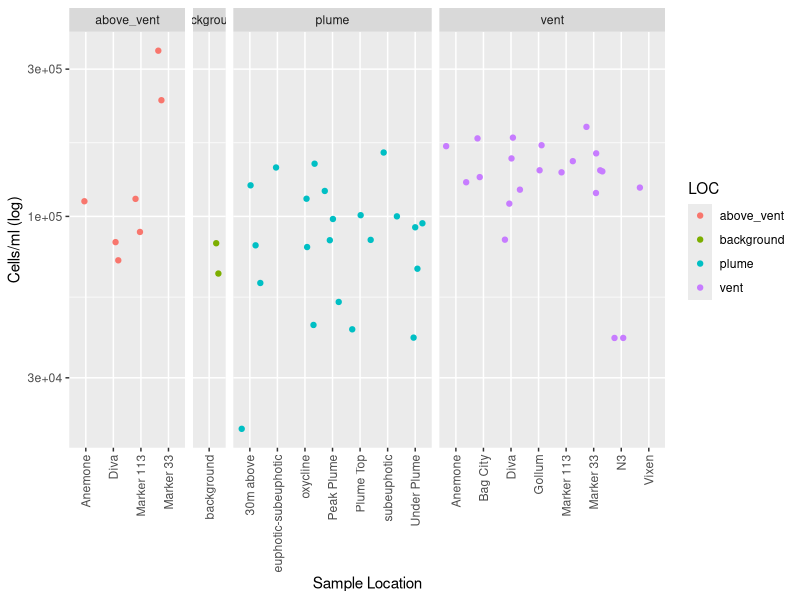
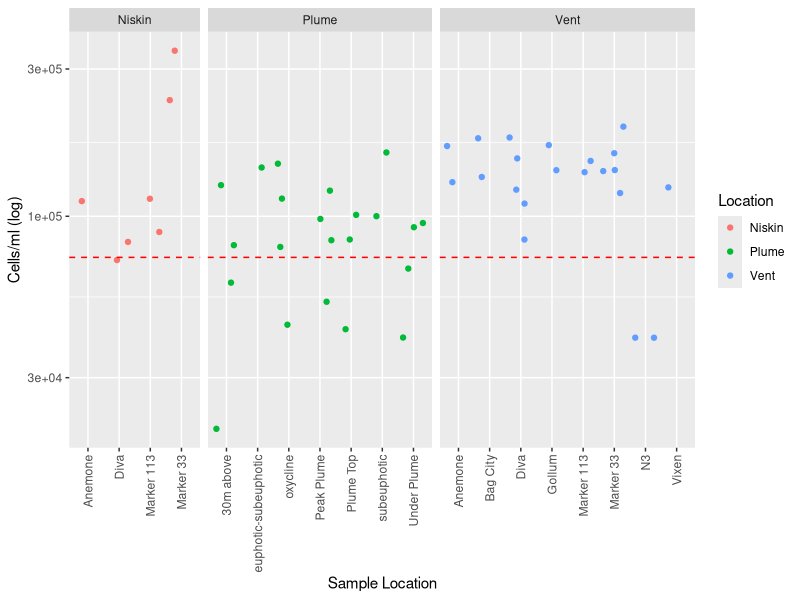

These charts were generated, in order, by the following R code: (Note: this script raises an error after producing the figures.)
## ---- chunk 1
library(tidyverse)
library(readr)
Axialcellcounts <- read_csv("input-data/Axialcellcounts.csv")
View(Axialcellcounts)

is.na(Axialcellcounts) <- Axialcellcounts == "n/a" #Changes character "n/a" to a true NA

counts <- Axialcellcounts %>%
  filter(!is.na(CELL_ML))
## ---- chunk 2
?geom_jitter

library(ggplot2)

str(counts) #check structure of data. CELL_ML is col_character() so must convert to numeric
counts$CELL_ML <- as.numeric(counts$CELL_ML)
## ---- chunk 3
ggplot(counts, aes(x = VENT, y = CELL_ML, color = LOC)) +
  geom_jitter() + 
  scale_y_log10() +
  theme(axis.text.x = element_text(angle = 90, hjust = 1, vjust = 0.5)) +
  facet_grid(cols=vars(LOC), space = "free", scales = "free") +
  labs(x = "Sample Location", y = "Cells/ml (log)")

## ---- chunk 4
#Remove uneccesary columns & rename column LOC to LOCATION
refinedcounts <- counts %>% select(-"lOCATION") %>%
  filter( LOC != "background")

names(refinedcounts)[names(refinedcounts) == "LOC"] <- "Location"

# Calculate the average of y
(81900 + 65300) / 2
average_background <- 73600

# Add a horizontal line for the average of y
#plot + geom_hline(yintercept = average_background, color = "red", linetype = "dashed")

#Rename above_vent to niskin
refinedcounts$Location[refinedcounts$Location == "above_vent"] <- "Niskin"
refinedcounts$Location[refinedcounts$Location == "plume"] <- "Plume"
refinedcounts$Location[refinedcounts$Location == "vent"] <- "Vent"

ggplot(refinedcounts, aes(x = VENT, y = CELL_ML, color = Location)) +
  geom_jitter() + 
  scale_y_log10() +
  theme(axis.text.x = element_text(angle = 90, hjust = 1, vjust = 0.5)) +
  facet_grid(cols=vars(Location), space = "free", scales = "free") +
  labs(x = "Sample Location", y = "Cells/ml (log)") + 
  geom_hline(yintercept = average_background, color = "red", linetype = "dashed")

## ---- chunk 5

## ---- chunk 6
str(Axial_cellcounts)
#Filter by plume samples we want and background
#Plot depth by cell count
#subset samples that have plume and in vent have background
#grepl looks for plume anywhere
counts %>% 
  filter(grepl("Plume", `SAMPLE_ID(s)`) | VENT == "background") %>% 
  mutate(WATER_COLUMN_CATEGORY = case_when(
    DEPTH > 1000 ~ "DEEP",
    DEPTH < 450 ~ "SHALLOW"
  )) %>%
  ggplot(aes(x = CELL_ML, y = DEPTH, fill = `SAMPLE_ID(s)`)) +
  geom_point(shape=21, color = "black") +
    scale_x_log10() +
    scale_y_reverse() +
    facet_grid(rows = vars(WATER_COLUMN_CATEGORY), cols = vars(`SAMPLE_ID(s)`), scales = "free")
  
  
